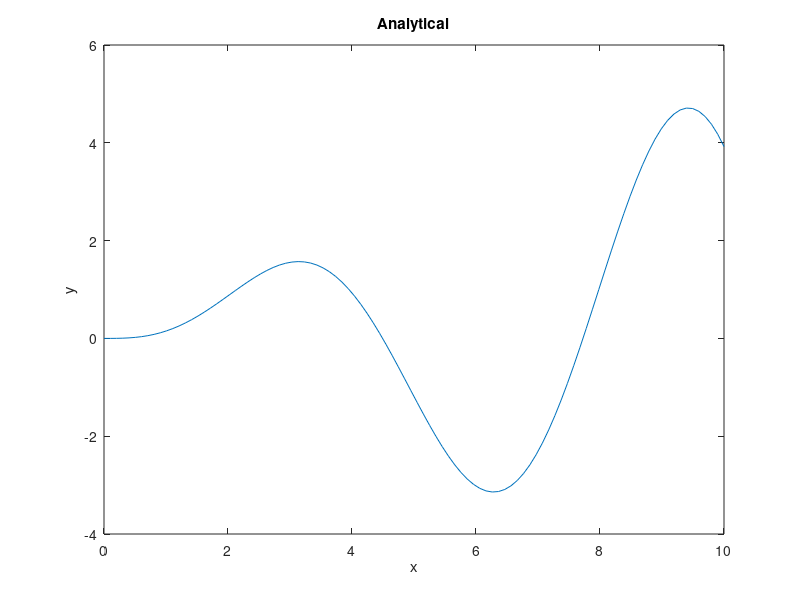
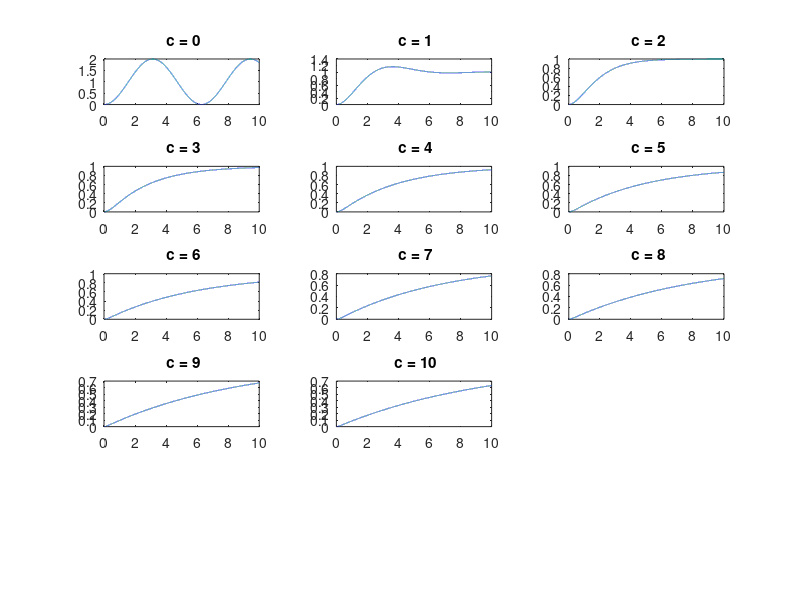
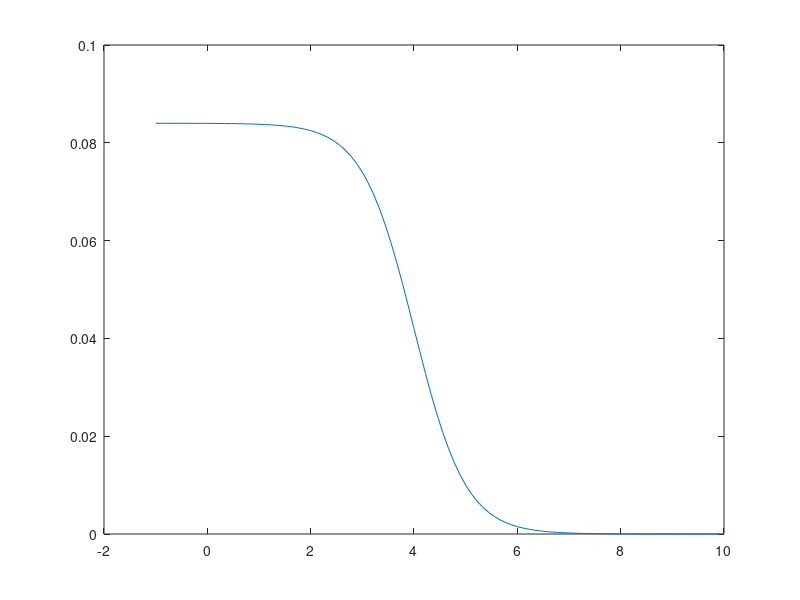

MATLAB code to generate these figures, in order:
%% Exercise 9.1
load freefall.mat
whos
%a )
plot(t,y)
%deriv = diff(t,y)

%%
load freefall.mat



a = 1;
b = 200;
n = 201;
h = (b-a)/(n-1);
t =a:h:b;
dy(1) = (y(2)-y(1))/h;
dy(201) = (y(201) - y(200))/h;
for i=2:n-1
    dy(i) = (y(i+1)-y(i-1))./(2*h);
end
figure(1)
plot(t,y)
title('figure 1')
figure(2)
plot(t,dy)
title('figure 2')

% %c )
for i =2:200
    d2y(i) = y(i+1) - 2*y(i) + y(i-1)/(h^2);
end
pt = [t(2) t(3) t(4)];
py = [d2y(2) d2y(3) d2y(4)];
p = polyfit(pt,py,2);
d2y(1) = polyval(p, t(1));
pt = [t(198) t(199) t(200)];
py = [d2y(198) d2y(199) d2y(200)];
p = polyfit(pt, py,2);
d2y(201) = polyval(p,t(201));
t20 = d2y(20)
t0 = d2y(1)

figure(3)
plot(t,d2y)
title('figure 3')


%% Exercise 9.2  trapez
format long
n = 101;
a = 0;
b = 3;
% x = 0:3/11:3;
x = linspace(0,3,n);
f = @(x) x.^2;

a = 0;
b = 3;
n = 201;
h = (b-a)/(n-1);
x = linspace(0,3,n);
y = x.^2;
Itot = 0.0;
for i = 1:n-1 % loop from i=1 to i=n-1
    dI = h/2*(y(i)+y(i+1)); % compute the area of the subinterval
    Itot = Itot + dI % accumulate Itot
end
test = integral(f,0,3)
%traps = trapz(x,y)



%% Exercise 9.2 simpons
format long
f = @(x) x.^2;
a = 0;
b = 3;
n = 201;
h = (b-a)/(n-1);
x = linspace(0,3,n);
y = x.^2;
Itot = 0.0; % initialize Itot
for i = 2:2:n-1 % loop from i=2 to i=n-1 is steps of 2
    dI = h/3*(y(i+1)+4*y(i)+y(i-1)); % compute area of subinterval
    Itot = Itot + dI % accumulate Itot
end
test = integral(f,0,3)


%% Exercise 9.3a
r = linspace(-1,10);
p = @(r) 0.084./(1 + exp(2*r - 8))
y = p(r);
plot(r,y)

%% Exercise 9.3 b
format long
a = 0;
b = 100000;
n = b;
h = (b-a)/(n-1);
r = linspace(a,b,n);
q = @(r) 4*pi.*((0.084./(1 + exp(2*r - 8))).*r.^2);
Itot = 0.0; % initialize Itot
for i = 2:2:n-1 % loop from i=2 to i=n-1 is steps of 2
    dI = h./3*(q(i+1)+4*q(i)+q(i-1)); % compute area of subinterval
    Itot = Itot + dI; % accumulate Itot
end
y = @(x) 4*pi.*((0.084./(1 + exp(2*x - 8))).*x.^2);
Test = integral(y,0,Inf);

disp('Simpsons rule'), disp(Itot)
disp('Normal integral'), disp(Test)


%% Exercise 9.3 c

% Q ~= 26 Fe (Iron)
%% Exercise 9.4


%% Exercise 9.5
%trisum.m
%exercise95.m

%% Exercse 14.1a



%% Exercise 14.1 b

%
% [x y] = ode45(@fun,[0 10], 0);
% plot (x,y)
%
% function xy = fun(x,y)
% xy = sin(x) - y2 -y1;
% end

% analytical 
 
f=@(x) sin(x)/2 -(x.*cos(x))/2;
x=linspace(0,10);
y = f(x);
figure(1)
plot(x,y)
xlabel('x'), ylabel('y')
title('Analytical')
% %numerical
dy = @(x,y) [y(2) ; -y(1)+sin(x)];
[x,y]= ode45(dy,[0 10],[0 0]);
figure(2)
plot(x,y(: ,1))
hold on
plot(x,y(: ,2),'--')
xlabel('x'), ylabel('y')
title('numerical figure')
legend('y', 'dy^2/d^2x')
dy = @(t,y) [y(2)+y(1) ; sin(t)];
[t,y] = ode45(dy,[0 10],[0 0]);


%% Exercie 14.2

%%  Exercise 14.3
m = 100;
v0 = 20;
k = 40;
g = 9.82;
time = [0 10];
f = @(t,v) g - (k/m) * v.^2;
[x y] = ode45(f,time,v0);
speed = y(end)

plot(x,y)
xlabel('Time in seconds, s')
ylabel('Velocity v in m/s')

% when time moves forward the velocity goes towards 4.95m/s



%% Exercise 14.4

%% Exercise 14.5


%% Exercise 18.1

%% Exercise 18.2
%% 2b



%% 2c
%c
m = 1;
k = 1;
omega0 = sqrt(k/m);
omega = 1;
dy = @(t,y) [y(2) ; -(k/m) * y(1)+ cos(omega*t)/m];

[t,y ] = ode45(dy,  [0 50], [0 0]);
plot(t,y(:,1)), hold on

%% 2d
%d
m = 1;
k = 1;
c = 0.1;
omega0 = sqrt(k/m);
omega = 1;
dy = @(t, y) [y(2) ; -c*y(2)-y(1)+cos(omega*t) ]
[t,y ] = ode45(dy,  [0 50], [0 0]);
plot(t,y(:,1))


%% 2e                  % damping constant 
m = 1;
k = 1;
for c = 0:10
t = linspace(1,2);
Fext = 0.5*(((abs(t-1))/(t-1)-(abs(t-2))/(t-2))/m);
dy = @(t,y) [y(2) ; -k*y(1)-c*y(2)+Fext]; 
opt = odeset('InitialStep', 0.0033, 'MaxStep',0.0033);
[t,y] = ode45(dy,[0 10], [0 0],opt);
subplot(5,3,c+1)
plot(t,y(:,1)),hold on     % plot x(t) 
title([" c = ", num2str(c)])
end


%% Exercise 18.3

%% Exercise 18.4

%% Exercise 18.5


